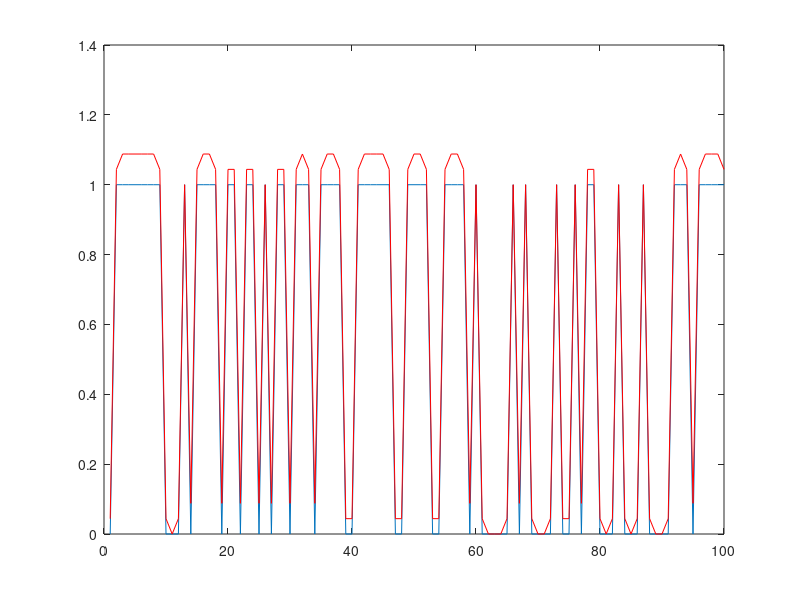

Write the MATLAB code that produced this figure. (Note: this script raises an error after producing the figure.)
clear all
clc
figure(1);clf
%y=[ 0 1 0 1 0 0 0 0 0 0 0 0 0 1 0 0 0 0 1]; % spike train
SPIKE_TRAIN_LENGTH = 100;
y=double(logical(rand(SPIKE_TRAIN_LENGTH,1)<0.5));
plot(y)
hold on
sigma=1;
x=[-100:sigma:100];

%k = exp(-(x/sigma).^2/2)/(sigma*sqrt(2*pi)); % Gaussian kernel.
k = gausswin(3);
z=conv(y,k);
z=z(ceil(length(k)/2):end-floor(length(k)/2));
h=plot(z, '-r');
h.Color(4) = 0.5;  % 50% transparent

legend('Spike Train', 'Rate');